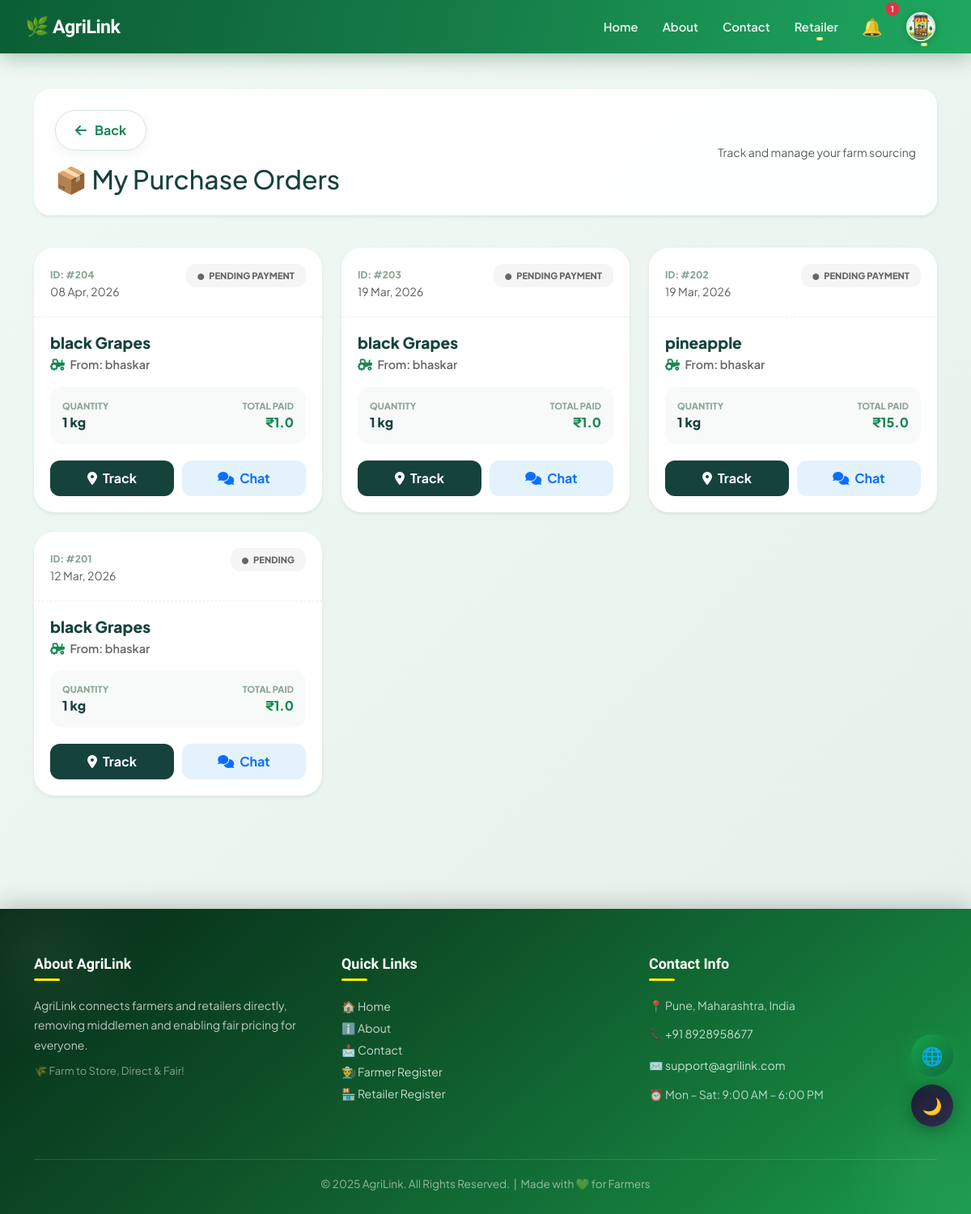
/retailer_products/ (signed in), run on the app's committed database.
### projectapp/models.py (models this page shows, shortened)
class Order(models.Model):
    STATUS_CHOICES = [
        ('Pending', 'Pending'),
        ('Accepted', 'Accepted'),
        ('Packed', 'Packed'),
        ('Dispatched', 'Dispatched'),
        ('Delivered', 'Delivered'),
        ('Paid', 'Paid'),
    ]
    product = models.ForeignKey('Product', on_delete=models.PROTECT, related_name='orders')
    farmer = models.ForeignKey('Farmer', on_delete=models.CASCADE, related_name='orders', default=1)
    retailer = models.ForeignKey('Retailer', on_delete=models.CASCADE, related_name='orders')
    quantity = models.IntegerField(default=1)
    order_date = models.DateTimeField(auto_now_add=True)
    status = models.CharField(max_length=30, choices=STATUS_CHOICES, default='Pending')
    address = models.TextField(blank=True, null=True)
    contact = models.CharField(max_length=20, blank=True, null=True)
    current_lat = models.FloatField(null=True, blank=True)
    current_lng = models.FloatField(null=True, blank=True)
    driver = models.ForeignKey('Driver', on_delete=models.SET_NULL, null=True, blank=True)
    total_amount = models.FloatField(default=0.0)
    farmer_paid = models.BooleanField(default=False)  # ✅ ADD THIS

class Product(models.Model):
    product = models.CharField(max_length=100)
    description = models.TextField()
    created_at = models.DateTimeField(default=timezone.now)
    price = models.FloatField()
    latitude = models.FloatField(null=True, blank=True)
    longitude = models.FloatField(null=True, blank=True)
    quantity = models.IntegerField()
    location = models.CharField(max_length=50)
    image = models.ImageField(upload_to='product_images/', blank=True, null=True)
    farmer = models.ForeignKey('Farmer', on_delete=models.CASCADE, related_name='products')

class Farmer(models.Model):
    name = models.CharField(max_length=100)
    email = models.EmailField()
    password = models.CharField(max_length=100)
    contact = models.CharField(max_length=20)
    address = models.TextField()
    gender = models.CharField(max_length=10)
    first_login = models.BooleanField(default=True)
    profile_image = models.ImageField(upload_to='profiles/', default='profiles/default.jpg')
    bank_account_number = models.CharField(max_length=20, blank=True, null=True)
    ifsc_code = models.CharField(max_length=15, blank=True, null=True)

### projectapp/views.py (the view)
# urls.py: path("retailer_products/", views.retailer_products, name="retailer_products"),
def retailer_products(request):
    if request.session.get("user_type") != "retailer":
        return redirect("retailer_login")
    retailer_name = request.session.get("name")
    retailer = get_object_or_404(Retailer, name=retailer_name)
    orders = Order.objects.filter(retailer=retailer).exclude(status="Delivered").order_by('-order_date')
    return render(request, "retailer_products.html", {"orders": orders})

### projectapp/context_processors.py (called while the page is built)
def navbar_notifications(request):
    user_type = request.session.get('user_type')
    name = request.session.get('name')
    notes = []
    if user_type == "farmer" and name:
        notes = Notification.objects.filter(receiver_farmer__name=name, is_read=False).order_by('-timestamp')
    elif user_type == "retailer" and name:
        notes = Notification.objects.filter(receiver_retailer__name=name, is_read=False).order_by('-timestamp')
    elif user_type == "driver" and name:
        notes = Notification.objects.filter(receiver_driver__name=name, is_read=False).order_by('-timestamp')
    return {'navbar_notes': notes, 'user_type': user_type}

### projectapp/templatetags/custom_filters.py (called while the page is built)
@register.filter
def mul(value, arg):
    try:
        return float(value) * float(arg)
    except:
        return 0

### projectapp/templates/retailer_products.html (shortened to what this page needs)
{% extends 'master.html' %}
{% load custom_filters %}
{% block body %}
<link rel="stylesheet" href="https://cdnjs.cloudflare.com/ajax/libs/font-awesome/6.4.0/css/all.min.css">
<div class="container main-wrapper">
    <div class="orders-header shadow-sm">
        <div>
            <a href="javascript:history.back()" class="btn-back-nav mb-2">
                <i class="fas fa-arrow-left"></i> Back
            </a>
            <h2 class="fw-800 mb-0 mt-2" style="color: var(--dark-green);">📦 My Purchase Orders</h2>
        </div>
        <div class="text-md-end">
            <p class="text-muted small mb-0">Track and manage your farm sourcing</p>
        </div>
    </div>
    <div class="row g-4">
        {% for order in orders %}
        <div class="col-lg-4 col-md-6">
            <div class="card order-card shadow-sm">
                <div class="card-top">
                    <div>
                        <span class="order-id">ID: #{{ order.id }}</span>
                        <p class="text-muted small mb-0">{{ order.order_date|date:"d M, Y" }}</p>
                    </div>
                    <span class="status-pill status-{{ order.status|lower }}">
                        <i class="fas fa-circle me-1" style="font-size: 0.5rem;"></i> {{ order.status }}
                    </span>
                </div>
                <div class="card-mid">
                    <h5 class="product-name">{{ order.product.product }}</h5>
                    <p class="farmer-name"><i class="fas fa-tractor me-1 text-success"></i> From: {{ order.farmer.name }}</p>
                    <div class="price-box">
                        <div>
                            <span class="price-label">QUANTITY</span>
                            <span class="price-val">{{ order.quantity }} kg</span>
                        </div>
                        <div class="text-end">
                            <span class="price-label">TOTAL PAID</span>
                            <span class="price-val text-success">₹{{ order.quantity|mul:order.product.price }}</span>
                        </div>
                    </div>
                </div>
                <div class="action-grid">
                    <a href="{% url 'track_order' order.id %}" class="btn-track">
                        <i class="fas fa-map-marker-alt me-1"></i> Track
                    </a>
                    <a href="{% url 'chat' order.id %}" class="btn-chat-custom">
                        <i class="fas fa-comments me-1"></i> Chat
                    </a>
                </div>
            </div>
        </div>
        {% endfor %}
    </div>
</div>
{% endblock %}

### projectapp/templates/master.html (style rules this page uses)
:root { --g50: #f0fdf4; --g100: #dcfce7; --g200: #bbf7d0; --g400: #4ade80; --g500: #22c55e; --g600: #16a34a; --g700: #15803d; --g800: #166534; --g900: #14532d; --bg: #ffffff; --bg2: #f0fdf4; --bg3: #ffffff; --txt: #0d1f14; --txt2: #3d6650; --txt3: #6b8070; --bdr: #d1fae5; --inp: #f8fffc; --sh1: 0 1px 4px rgba(10,40,20,.07); --sh2: 0 4px 18px rgba(10,40,20,.11); --sh3: 0 14px 44px rgba(10,40,20,.15); --stripe: #f0fdf4; }
*, *::before, *::after { box-sizing: border-box; }
html { scroll-behavior: smooth; }
body { font-family: 'Plus Jakarta Sans', sans-serif; background: var(--bg); color: var(--txt); transition: background .35s, color .35s; overflow-x: hidden; top: 0 !important; margin: 0; padding: 0; }

### projectapp/templates/retailer_products.html (style rules this page uses)
:root { --primary-green: #198754; --dark-green: #16423C; --glass-bg: rgba(255, 255, 255, 0.9); }
body { background: linear-gradient(135deg, #f0f9f4 0%, #e6f0eb 100%); background-attachment: fixed; font-family: 'Plus Jakarta Sans', sans-serif; }
.main-wrapper { margin-top: 110px; padding-bottom: 80px; }
.btn-back-nav { border: none; padding: 12px 24px; border-radius: 50px; background: white; color: var(--primary-green); font-weight: 700; text-decoration: none; display: inline-flex; align-items: center; gap: 10px; box-shadow: 0 4px 15px rgba(0,0,0,0.05); transition: 0.3s; border: 1px solid #d1e7dd; }
.orders-header { background: var(--glass-bg); backdrop-filter: blur(10px); border-radius: 20px; padding: 25px; border: 1px solid rgba(255,255,255,0.6); margin-bottom: 40px; display: flex; justify-content: space-between; align-items: center; }
.order-card { background: white; border-radius: 25px; border: none; transition: 0.4s cubic-bezier(0.165, 0.84, 0.44, 1); overflow: hidden; position: relative; height: 100%; }
.card-top { padding: 20px; border-bottom: 1px dashed #eee; display: flex; justify-content: space-between; align-items: flex-start; }
.order-id { font-size: 0.75rem; font-weight: 800; color: #8ba696; text-transform: uppercase; }
.status-pill { padding: 6px 14px; border-radius: 12px; font-weight: 800; font-size: 0.7rem; text-transform: uppercase; }
.status-pending { background: #f5f5f5; color: #666; }
.card-mid { padding: 20px; }
.product-name { font-weight: 800; font-size: 1.2rem; color: var(--dark-green); margin-bottom: 5px; }
.farmer-name { font-size: 0.9rem; color: #666; font-weight: 600; }
.price-box { background: #f8faf9; border-radius: 15px; padding: 15px; display: flex; justify-content: space-between; margin-top: 15px; }
.price-label { font-size: 0.7rem; color: #8ba696; font-weight: 800; display: block; }
.price-val { font-size: 1rem; font-weight: 800; color: var(--dark-green); }
.action-grid { display: grid; grid-template-columns: 1fr 1fr; gap: 10px; padding: 0 20px 20px 20px; }
.btn-track { background: var(--dark-green); color: white; border: none; border-radius: 12px; padding: 10px; font-weight: 700; text-decoration: none; text-align: center; transition: 0.3s; }
.btn-chat-custom { background: #e3f2fd; color: #0d6efd; border: none; border-radius: 12px; padding: 10px; font-weight: 700; text-decoration: none; text-align: center; transition: 0.3s; }

### data on the page
Order: id "204", order_date "08 Apr, 2026", status "PENDING PAYMENT", product.product "black Grapes", farmer.name "bhaskar", quantity "1", quantity|mul "1.0"
Order: id "203", order_date "19 Mar, 2026", status "PENDING PAYMENT", product.product "black Grapes", farmer.name "bhaskar", quantity "1", quantity|mul "1.0"
Order: id "202", order_date "19 Mar, 2026", status "PENDING PAYMENT", product.product "pineapple", farmer.name "bhaskar", quantity "1", quantity|mul "15.0"
Order: id "201", order_date "12 Mar, 2026", status "PENDING", product.product "black Grapes", farmer.name "bhaskar", quantity "1", quantity|mul "1.0"

### other printed values
{{ navbar_notes|length }} "1"
